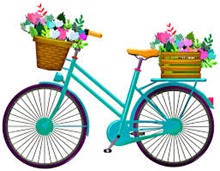
#> input picture 2024-2025/Lectures/code/images/bike.png, 220 x 171 px
$ jupyter execute 02_imgProcessingAttributes.ipynb   (older library calls are emulated)
#> lines starting #> are read from the running program, lines starting #| are printed output that depends on the picture
# Procesare imaginilor (cont)

## 1. Captarea imaginilor şi reprezentarea lor [(capitolul precedent)](2024-2025\Lectures\code\01_imgProcessingBasics.ipynb)

## 2. Operaţii asupra imaginilor [(capitolul precedent)](2024-2025\Lectures\code\01_imgProcessingBasics.ipynb)

## 3. Extragerea de informaţii relevante din imagini (capitolul curent)

Metodă de captare a conţinutului vizual al imaginilor în vederea indexării lor

Atribute vizuale - tipologie
- În funcţie de domeniu:
    * Generale
        - Ex. Culoare, textură, formă
        - Pot fi considerate la nivelul
            * unui pixel
            * unei regiuni de pixeli
            * întregii imagini
    * Specifice
        - Amprente
        - Feţe umane
- În funcţie de modul de extragere
    * De nivel primar
        - Extrase direct din imagine
    * De nivel înalt
        - Determinate pe baza atributelor de nivel primar
- Exemple de atribute
    * Contururi (margini ale unor regiuni)
    * Intersecţii (puncte de interes, colţuri)
    * Regiuni de interes
    * Creste

# 3.1. Muchii si contururi

Muchia
- indica o modificare a culorii

> daca imaginea = o functie matematica

> atunci muchia = schimbare rapida in aceasta functie

Identificarea muchiilor = identificarea punctelor de inflexiune in functia asociata imaginii

- => derivata functiei (de ordin 1 sau de ordin 2)

**Reamintire**

> Derivata unei functii: $f'(a) = lim_{\delta \rightarrow 0}{\frac{f(a + \delta) - f(a)}{\delta}}$, unde $a = (x,y)$ - coordonatele unui pixel, iar $f(a) = f((x,y))$ - nivelul de culoare al pixelului

> aproximarea derivatei pt $\delta = 1$

> aproximarea derivatei pt $\delta = 2$

Dar unele imagini au zgomot, deci trebuie netezite
- Cum?
- Folosind un filtru Gaussian
    * de ex K_1 = [[1, 2, 1], [2, 4, 2], [1, 2, 1]]

Dupa eliminarea zgomotului, se poate calcula derivata.
- de ex pt. $\delta = 2$ avem un filtru $K_2 = 1/2 * [-1, 0, 1]$

> $ ImagineaNoua = K_2 * ( K_1 * ImagineaOriginala)$

> $ Imaginea noua = (K_2 * K_1) * Imaginea originala$

> $ K_2 / 2 * K_1 = [[1, 0, -1], [2, 0, -2], [1, 0, -1]]$ = filtru Sobel

Intrucat modificarile in functia imagine sunt in ambele sensuri (cresteri sau descresteri) este nevoie sa diferentiem intre ele => avem nevoie de derivata de ordin 2

**Reamintire**

> Derivata secundara a unei functii: $f''(a) = lim_{\delta \rightarrow 0}{\frac{f(a + \delta) - 2 * f(a) + f(a - \delta)}{\delta^2}}$, unde $a = (x,y)$ - coordonatele unui pixel, iar $f(a) = f((x,y))$ - nivelul de culoare al pixelului

> Laplacian-ul: $\Delta f = \frac{\partial^2 f}{\partial x^2} + \frac{\partial^2 f}{\partial y^2}$

### Filtre (pentru aproximarea derivatei)

** De ordin I **
- Sobel
    * filtru mic, separabil, cu ceoficienti intragi (necostisitor dpdv computational)
    * este util atat in diferentierea culorilor (edges), cat si in netezire (reducerea zgomotului) - actiuni concurentiale


    * sta la baza algoritmului Cany (see [original paper](https://ieeexplore.ieee.org/document/4767851) or this step-by-step [tutorial](https://towardsdatascience.com/canny-edge-detection-step-by-step-in-python-computer-vision-b49c3a2d8123))
        > pas 1 - se reduce zgomotul in imagine printr-un filtru Gaussian (cu un anumit sigma) care netezeste imaginea (smoothing)

        > pas 2 - se calculeaza gradientul imaginii (folosind un filtru Sobel); magnitudinea gradientului indica puterea (intensitatea) muchiei

        > pas 3 - se subtiaza muchiile (se aplica algoritmul de non-maximum supression) pt a evita discontinuitatile si se selecteaza acele muchii determinate de pixeli cu gradient mare (double thresholding -> strong and weak edges)

        > pas 4 - se leaga punctele de tip muchie si se filtreaza (componente conexe)

- Schar (please read this [material](https://www.hlevkin.com/hlevkin/47articles/SobelScharrGradients5x5.pdf) and play with it)

- Roberts Cross (please read this [material](http://homepages.inf.ed.ac.uk/rbf/HIPR2/roberts.htm#:~:text=Brief%20Description,image%2C%20as%20is%20the%20output.) and play with it)

- Prewitt
    * nu accentueaza importanta pixelilor din centrul filtrului


    * filtru separabil

- Costella (please read this [material](http://johncostella.com/edgedetect/) and play with it)

** De ordin II: Operatori Laplacieni ai Gaussianului **

- se foloseste un singur kernel


- sensibil la zgomot  (se aplica un filtru gaussian pt smothing inainte de filtrarea cu Laplacian-ul)

[cell 1]
# edges by Sobel
from skimage import filters
import os
import matplotlib.pyplot as plt
from skimage import io, exposure
from skimage.feature import hog

# read an image
crtDir =  os.getcwd()
# an image with a lot of white
filePath = os.path.join(crtDir, 'images', 'bike.png')
img = io.imread(filePath, as_gray=True)
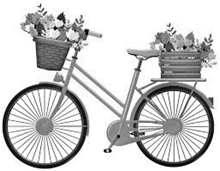
#> img: shape (171, 220) float64; min 0, max 1, mean 0.803


#calculating horizontal edges using sobel kernel
edgesSobelHorizontal =  filters.sobel_h(img)
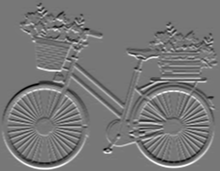
#> edgesSobelHorizontal: shape (171, 220) float64; min -0.867, max 0.979, mean 3.78e-19; drawn with min black and max white
#calculating vertical edges using sobel kernel
edgesSobelVertical = filters.sobel_v(img)
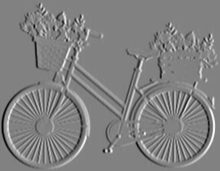
#> edgesSobelVertical: shape (171, 220) float64; min -0.974, max 0.938, mean 1.33e-19; drawn with min black and max white
# calculating all edges
edgesSobel = filters.sobel(img)
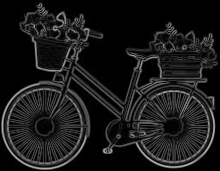
#> edgesSobel: shape (171, 220) float64; min 0, max 0.709, mean 0.101


fig, (ax1, ax2, ax3, ax4) = plt.subplots(1, 4, figsize=(16, 8), sharex=True, sharey=True)

ax1.imshow(img, cmap=plt.cm.gray)
ax1.set_title('Input image')

ax2.imshow(edgesSobelHorizontal, cmap=plt.cm.gray)
ax2.set_title('horizontal (edges in x-direction)')

ax3.imshow(edgesSobelVertical, cmap=plt.cm.gray)
ax3.set_title('vertical (edges in y-direction)')

ax4.imshow(edgesSobel, cmap=plt.cm.gray)
ax4.set_title('all edges')
plt.show()

[cell 2]
# edges by Prewitt
from skimage import filters
import os
import matplotlib.pyplot as plt
from skimage import io, exposure
from skimage.feature import hog

# read an image
crtDir =  os.getcwd()
# an image with a lot of white
filePath = os.path.join(crtDir, 'images', 'bike.png')
img = io.imread(filePath, as_gray=True)


#calculating horizontal edges using prewitt kernel
edgesPrewittHorizontal = filters.prewitt_h(img)
#calculating vertical edges using prewitt kernel
edgesPrewittVertical = filters.prewitt_v(img)
# calculating all edges
edgesPrewitt = filters.prewitt(img)


fig, (ax1, ax2, ax3, ax4) = plt.subplots(1, 4, figsize=(16, 8), sharex=True, sharey=True)

ax1.imshow(img, cmap=plt.cm.gray)
ax1.set_title('Input image')

ax2.imshow(edgesPrewittHorizontal, cmap=plt.cm.gray)
ax2.set_title('horizontal (edges in x-direction)')

ax3.imshow(edgesPrewittVertical, cmap=plt.cm.gray)
ax3.set_title('vertical (edges in y-direction)')

ax4.imshow(edgesPrewitt, cmap=plt.cm.gray)
ax4.set_title('all edges')
plt.show()

[cell 3]
# edges by Laplace
from skimage import filters
import os
import matplotlib.pyplot as plt
from skimage import io, exposure
from skimage.feature import hog

# read an image
crtDir =  os.getcwd()
# an image with a lot of white
filePath = os.path.join(crtDir, 'images', 'bike.png')
img = io.imread(filePath, as_gray=True)


#calculating horizontal edges using Laplace kernel
edgesLaplace =  filters.laplace(img)

fig, (ax1, ax2) = plt.subplots(1, 2, figsize=(16, 8), sharex=True, sharey=True)

ax1.imshow(img, cmap=plt.cm.gray)
ax1.set_title('Input image')

ax2.imshow(edgesLaplace, cmap=plt.cm.gray)
ax2.set_title('Laplace')

plt.show()

[cell 4]
# edges by Canny
from skimage import feature
import os
import matplotlib.pyplot as plt
from skimage import io, exposure
from skimage.feature import hog

# read an image
crtDir =  os.getcwd()
# an image with a lot of white
filePath = os.path.join(crtDir, 'images', 'bike.png')
img = io.imread(filePath, as_gray=True)


# calculating all edges by Canny
edgesCanny =  feature.canny(img)
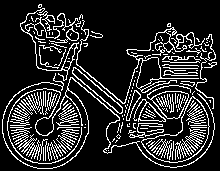
#> edgesCanny: shape (171, 220) bool; 17% white in thin lines or dots
#calculating vertical edges using prewitt kernel

fig, (ax1, ax2, ax3, ax4) = plt.subplots(1, 4, figsize=(16, 8), sharex=True, sharey=True)

ax1.imshow(img, cmap=plt.cm.gray)
ax1.set_title('Input image')

ax2.imshow(edgesSobel, cmap=plt.cm.gray)
ax2.set_title('Sobel')

ax3.imshow(edgesPrewitt, cmap=plt.cm.gray)
ax3.set_title('Prewitt')

ax4.imshow(edgesCanny, cmap=plt.cm.gray)
ax4.set_title('Canny')
plt.show()

## Identificarea muchiilor = identificarea schimbarilor frecventelor inalte din imagine

Imaginea = ansamblu de frecvente (transformata Fourier - see [these](https://community.sw.siemens.com/s/article/what-is-the-fourier-transform) very nice explanations)

- componente cu frecvente inalte

- componente frecvente joase
<!--  -->

Muchiile = schimbari ale componentelor cu frecvente inalte

Reamintim:
> filtrul Gaussian: new pixel`s value = the weighted mean of the surrounding pixels that gives more weight to the pixel near the current pixel; it's a low-pass filter $$G(x) = \frac{1}{\sqrt(2 * \pi) * \sigma} * e^{\frac{x^2}{2 * \sigma^2}}$$

> filtrul Gaussian reduce componentele a caror frecventa $ f < \sigma$

> prin filtrarea Gaussiana se obtin componentele cu frecventa redusa $$GaussFilter(\sigma) * Image$$

> componentele cu frecventa inalte sunt $$Image - GaussFilter(\sigma) * Image$$

> componentele cu frecventa intre 2 limite ($\sigma_1$, $\sigma_2$) sunt:  $$GaussFiler(\sigma_1) * Image - GaussFilter(\sigma_2) * Image = [GaussFiler(\sigma_1) - GaussFilter(\sigma_2)] * Image $$

[cell 5]
# edges by DoG
from skimage import filters

import matplotlib.pyplot as plt
from skimage import io, exposure
from skimage.feature import hog

# read an image
crtDir =  os.getcwd()
# an image with a lot of white
filePath = os.path.join(crtDir, 'images', 'bike.png')
img = io.imread(filePath, as_gray=True)


#calculating horizontal edges using diff of gauss
edgesDoG01 = filters.difference_of_gaussians(img,0,1)
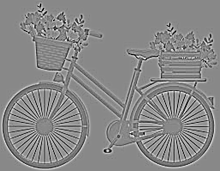
#> edgesDoG01: shape (171, 220) float64; min -0.391, max 0.338, mean -4.59e-06; drawn with min black and max white
edgesDoG12 = filters.difference_of_gaussians(img,1,2)
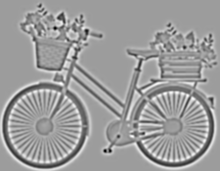
#> edgesDoG12: shape (171, 220) float64; min -0.314, max 0.197, mean -0.000116; drawn with min black and max white
edgesDoG23 = filters.difference_of_gaussians(img,2,3)
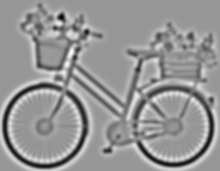
#> edgesDoG23: shape (171, 220) float64; min -0.189, max 0.131, mean -0.000373; drawn with min black and max white

fig, (ax1, ax2, ax3, ax4) = plt.subplots(1, 4, figsize=(16, 8), sharex=True, sharey=True)

ax1.imshow(img, cmap=plt.cm.gray)
ax1.set_title('Input image')

ax2.imshow(edgesDoG01, cmap=plt.cm.gray)
ax2.set_title('DoG 1-0')

ax3.imshow(edgesDoG12, cmap=plt.cm.gray)
ax3.set_title('DoG 2-1')

ax4.imshow(edgesDoG23, cmap=plt.cm.gray)
ax4.set_title('DoG 3-2')
plt.show()

# 3.2. Histograme de culoare

## Histograma culorii pixelilor
- Procentul fiecărei culori care apare în imagine (hk, k=1,2,...,K, K – nr. de culori)
- nu ţine cont de poziţia culorilor (se pierde informaţia regională) -> partiţionarea imaginii în regiuni şi determinarea histogramelor regionale (a se vedea lecture 2)


## Histograma gradienţilor orientaţi (Histogram of oriented gradients - HOG)
- propusa de Dalal in 2005 (see [original paper](https://lear.inrialpes.fr/people/triggs/pubs/Dalal-cvpr05.pdf))
- determinare
    * Gradientul unei imagini
        - O schimbare direcţională a intensităţii sau culorii într-o imagine

        - Este orientat în direcţia în care apare cea mai rapidă schimbare de culaore

        - Magnitudinea gradientului

        - Se poate aproxima magnitudinea gradientului în cazul discret (domeniul spaţial al imaginii)
            * De ordin I – operatori
                - Sobel

                - Schar

                - Roeberts Cross

                - Prewitt

                - Costella

            * De ordin II: Operatori Laplacieni ai Gaussianului

        - Gradient = vectori orientaţi în direcţia celor mai semnificative schimbări de culoare

        - Paşi
            * pas 1: Se calculează magnitudinea fiecărui pixel
                - De ce?
                    * Magnitudinea = cât de abruptă este schimbarea
                - Cum?
                    * Pentru o imagine I de dimensiune nxm, se efectuează
                        - o convoluţie pe Ox cu un anumit filtru-mască Dx
                            > Ex. Dx = \[-1,0,1\], Ix = Dx*I
                        - o convoluţie pe Oy cu un anumit filtr-mască Dy
                            > Ex. Dy = \[-1,0,1\]^T, Iy = Dy*I

            * pas 2: Se calculează gradientul orientat pentru fiecare pixel
                - De ce?
                    * Orientarea -> direcţia modificărilor
                - Cum?
                    * $\theta = arctan(Iy/Ix)$ radians
                    * se transformă unghiul -> din radiani în grade
                        > $\alpha = \theta * 180 / \Pi \in [-180,180]$
                    * se determină gradientul:
                        - cu semn - se translatează unghiul $\alpha$ din \[-180,180\] în \[0,360\]
                        - fără semn - se translatează unghiul $\alpha$ din \[-180,180\] în \[0,180\]
                    * se obţine o matrice O cu nxm valori

            * pas 3: Se calculează histograma gradienţilor orientaţi folosind matricea O
                - Se împarte domeniul unghiului orientării D în k sectoare egale
                    * D = \[0, 360\] sau D = \[0, 180\]
                    * Primul sector va cuprinde unghiuri între 0 şi |D|/k,
                    * Al doilea sector va cuprinde unghiuri între |D|/k şi 2*|D|/k
                    * ş.a.m.d.
                    * k = 4, 8, 9, 16, 18, 36,...
                - Pentru fiecare sector se numără pixelii a căror orientare a gradientului cade în sectorul respectiv
                - Numărul de pixeli din fiecare sector se poate pondera cu
                    * Voturi binare – aparţine (1) sau nu (0) acelui sector
                    * Voturi bazate pe magnitudinea gradientului
                    * Voturi bazate pe pătratul magnitudinii
                    * Voturi bazate pe rădăcina pătrată a magnitudinii
                - Se reprezintă grafic valorile obţinute
                    * Pe axa Ox se trec sectoarele domeniului
                    * Pe axa Oy se trece numărul de pixeli (ponderat) din fiecare sector
- Nivele de calcul
    * La nivelul întregii imagini
    * La nivelul unei celule a imaginii
        - Câte imagini, atâtea histograme -> concatenarea histogramelor

- Îmbunătăţiri
    * Considerarea unor blocuri de celule
        - R-HOG
        - C-HOG
    * Normalizarea la nivel de bloc – pentru a ţine cont de “culorile vecine”
        - L2-norm
        - L1-Norm

- Parametri
    * Scara gradientului
    * Dimensiunea unei celule/unui bloc
    * Numărul de sectoare
    * Procentul suprapunerii blocurilor

- Instrumente
    * OpenCV -> www.opencv.org/
    * PMT - [link](https://lear.inrialpes.fr/people/triggs/src.html)
    * Altele

[cell 6]
# HOG
import matplotlib.pyplot as plt
from skimage import io, exposure
from skimage.feature import hog

# read an image
crtDir =  os.getcwd()
# an image with a lot of white...a bad example
filePath = os.path.join(crtDir, 'images', 'bike.png')
#  an image with more uniform distributed colours
# filePath = os.path.join(crtDir, 'images', 'bike2.png')
# two images with low contrast
# filePath = os.path.join(crtDir, 'images', 'bike4.png')
# filePath = os.path.join(crtDir, 'images', 'bike5.png')
img = io.imread(filePath)
#> img: shape (171, 220, 3)
# plt.imshow(img)

hogDescriptor, hogView = hog(img, orientations=8, pixels_per_cell=(16, 16), cells_per_block=(1, 1), visualize=True, multichannel=True)
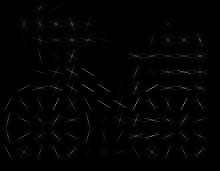
#> hogView: shape (171, 220) float64; min 0, max 110.5, mean 2.7
#> hogDescriptor = 1040 values, max 0.785 at index 565, min 0 at index 0, mean 0.268
# Rescale (to 0, 1) histogram for better display
hogViewRescaled = exposure.rescale_intensity(hogView, in_range=(0, 10))
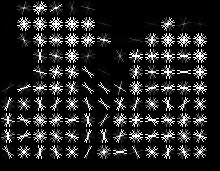
#> hogViewRescaled: shape (171, 220) float64; min 0, max 1, mean 0.14

fig, (ax1, ax2, ax3) = plt.subplots(1, 3, figsize=(16, 8), sharex=True, sharey=True)
ax1.imshow(img, cmap=plt.cm.gray)
ax1.set_title('Input image')

ax2.imshow(hogView, cmap=plt.cm.gray)
ax2.set_title('Histogram of Oriented Gradients')

ax3.imshow(hogViewRescaled, cmap=plt.cm.gray)
ax3.set_title('Histogram of Oriented Gradients (rescaled)')

plt.show()

$ run again, with 2020-2021/Lectures/code/images/bike4.png copied over 2024-2025/Lectures/code/images/bike.png
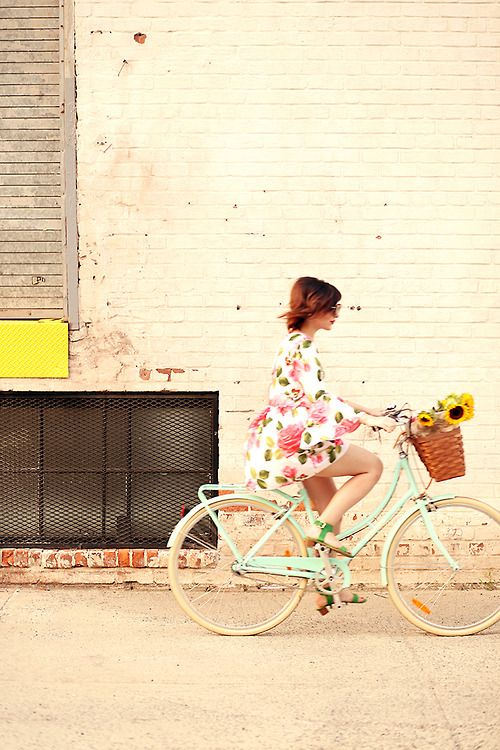
#> input picture 2020-2021/Lectures/code/images/bike4.png, 500 x 750 px
#> `edgesCanny =  feature.canny(img)`:
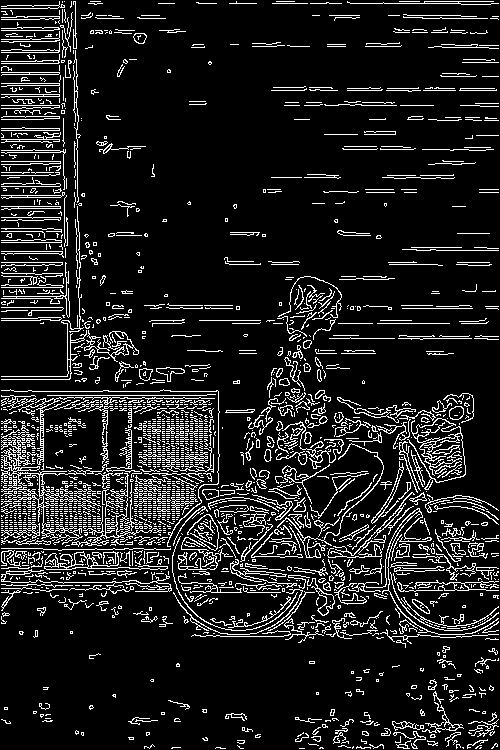
#> edgesCanny: shape (750, 500) bool; 11.8% white in thin lines or dots
#> hogDescriptor = 11408 values, max 0.693 at index 683, min 0 at index 2615, mean 0.333
#> `hogViewRescaled = exposure.rescale_intensity(hogView, in_range=(0, 10))`:
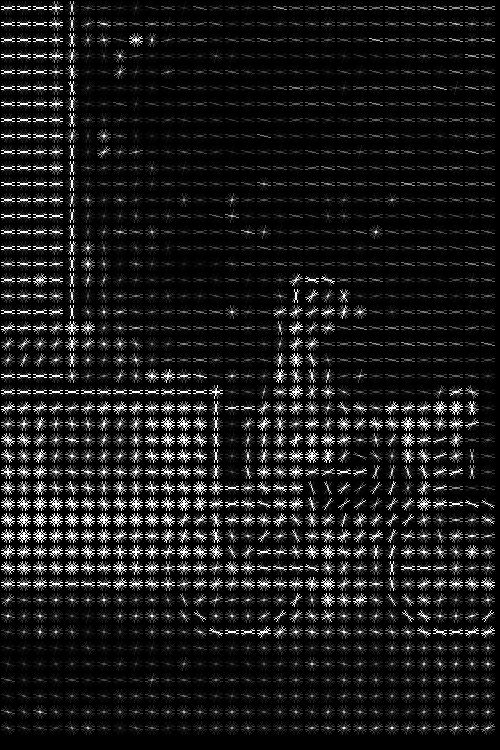
#> hogViewRescaled: shape (750, 500) float64; min 0, max 1, mean 0.102
